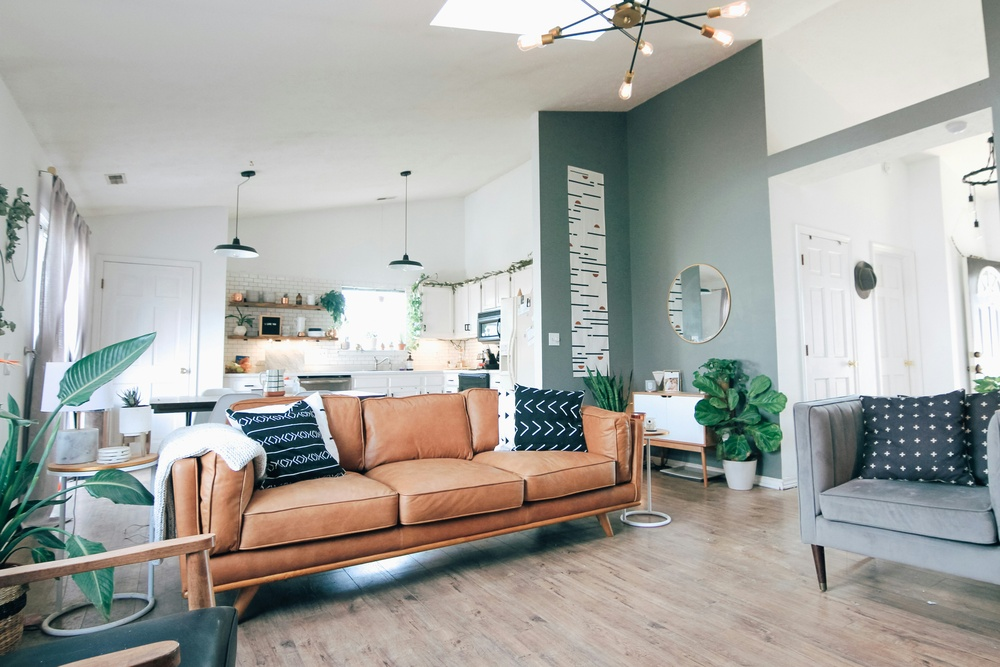
#> input picture input/1_negative_image_1.jpg, 1000 x 667 px, shrunk from 4708 x 3139 before the run
$ python -i intensity_level_slicing.py   (imports and definitions only)
#> lines starting #> are read from the running program, lines starting #| are printed output that depends on the picture; after the words box and inside, x2 and y2 are one past the last pixel; in counts of white or black regions, pixels touching at a corner belong together
### src/utils.py
"""Shared helpers for uint8 images (grayscale or RGB, channel-last)."""

from __future__ import annotations

import numpy as np

EPS = 1e-9


def is_grayscale(image: np.ndarray) -> bool:
    return image.ndim == 2 or (image.ndim == 3 and image.shape[2] == 1)


def to_uint8(image: np.ndarray) -> np.ndarray:
    return np.clip(np.rint(image), 0, 255).astype(np.uint8)


def to_float01(image: np.ndarray) -> np.ndarray:
    return image.astype(np.float64) / 255.0


# [4 lines left out: function squeeze_gray, not called in this run]

### src/methods/intensity_level_slicing.py
"""Intensity level slicing: highlight pixels in [low, high] on a scalar intensity or V channel (RGB)."""

from __future__ import annotations

import cv2
import numpy as np

from src.utils import is_grayscale, squeeze_gray, to_uint8


def intensity_level_slicing(
    image: np.ndarray,
    low: int = 100,
    high: int = 200,
    *,
    preserve_background: bool = False,
    use_value_channel: bool = True,
) -> np.ndarray:
    """Map intensities: pixels inside [low, high] go to 255, outside to 0 (binary slice).

    If `preserve_background` is True, values outside the range keep their original
    intensity (grayscale) or are unchanged in HSV and converted back (RGB, when
    `use_value_channel` is True).
    Grayscale: operates on 2D intensity. RGB: if `use_value_channel` (default),
    slicing applies to V in HSV; otherwise converts to gray for the mask and applies
    to all channels of the result for display (optional pattern).
    """
#> called with low = 100, high = 200, preserve_background = False, use_value_channel = True
    if image.dtype != np.uint8:
        raise TypeError("image must be uint8")
    low, high = int(np.clip(low, 0, 255)), int(np.clip(high, 0, 255))
    if low > high:
        low, high = high, low

    if is_grayscale(image):
        g = squeeze_gray(image)
        m = (g >= low) & (g <= high)
        if preserve_background:
            out = g.copy().astype(np.uint8)
            out[m] = 255
            return out if g.ndim == 2 else out[:, :, np.newaxis]
        out = np.where(m, 255, 0).astype(np.uint8)
        return out if g.ndim == 2 else out[:, :, np.newaxis]

    if use_value_channel:
        hsv = cv2.cvtColor(image, cv2.COLOR_RGB2HSV)
#> hsv: shape (667, 1000, 3); mean H, S, V 53.3, 37.2, 176.3
        v = hsv[:, :, 2]
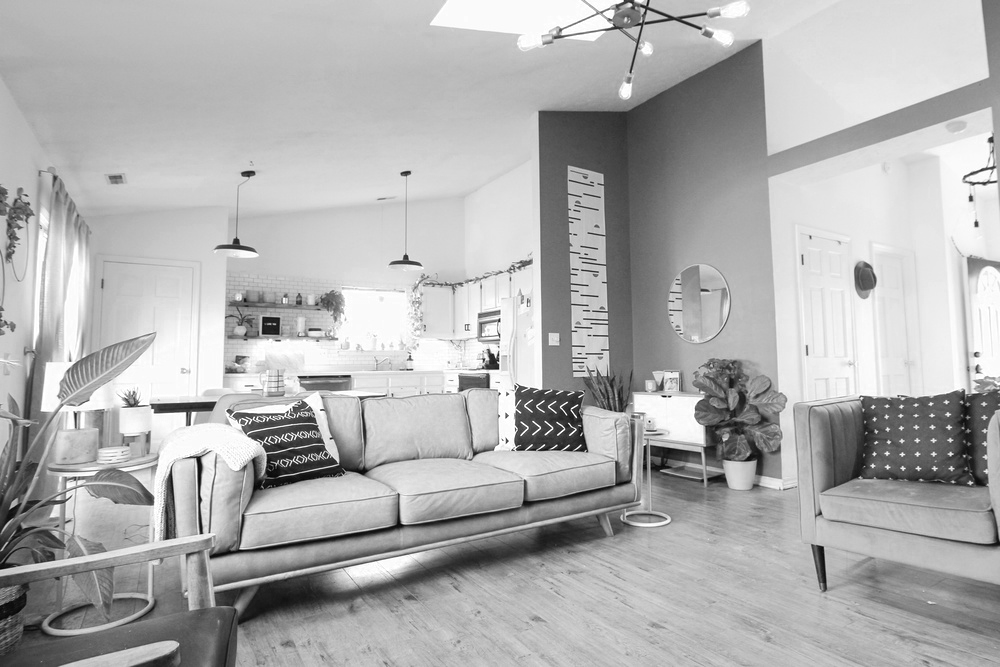
#> v: shape (667, 1000); min 3, max 255, mean 176.3
        m = (v >= low) & (v <= high)
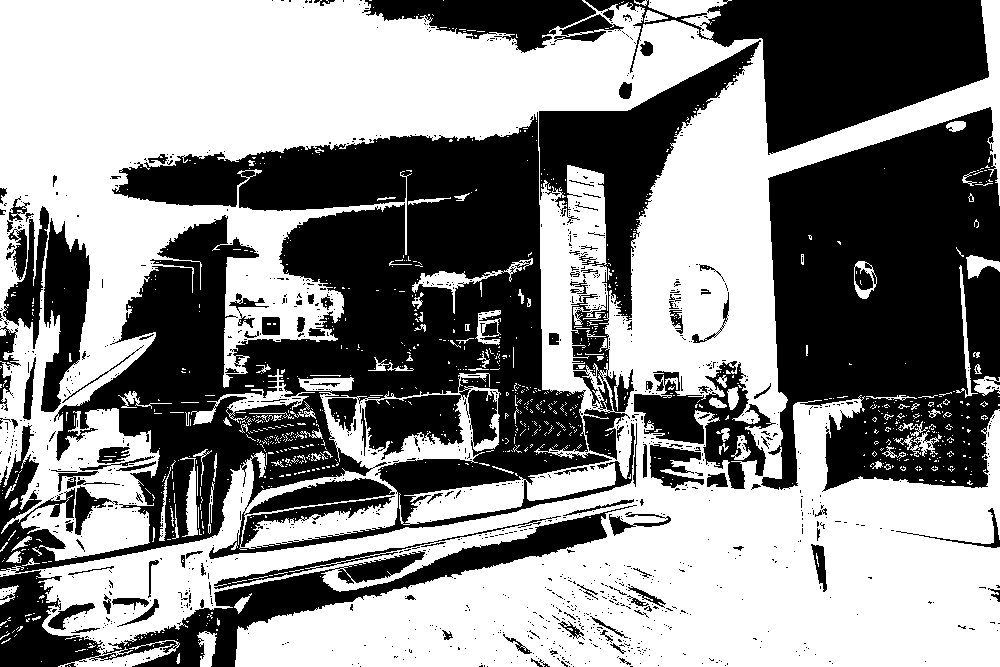
#> m: shape (667, 1000) bool; 54.1% white; 1240 black regions (1111 under 20 px), largest, box (x1, y1, x2, y2) and area: (0, 112, 635, 573) 128412, (761, 107, 1000, 492) 68870, (585, 0, 989, 155) 28926
        if preserve_background:
            hsv2 = hsv.copy()
            hsv2[:, :, 2] = np.where(m, 255, v)
        else:
            hsv2 = hsv.copy()
            hsv2[:, :, 2] = np.where(m, 255, 0)
#> hsv2: shape (667, 1000, 3); mean H, S, V 53.3, 37.2, 138
        return cv2.cvtColor(hsv2, cv2.COLOR_HSV2RGB)
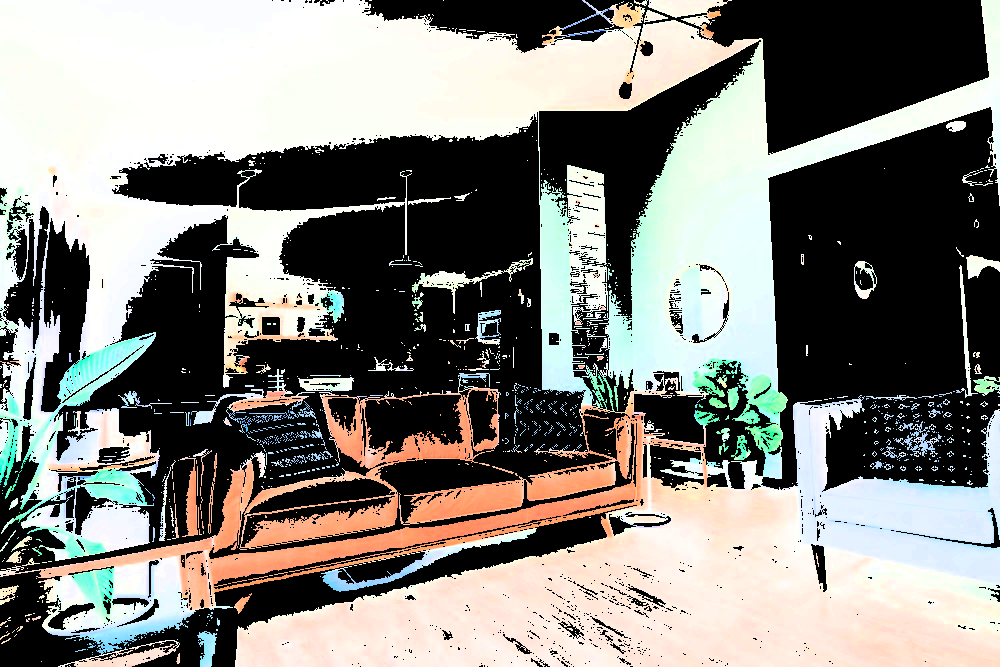
#> returned value: shape (667, 1000, 3); mean R, G, B 131, 129.9, 124.2

    g = cv2.cvtColor(image, cv2.COLOR_RGB2GRAY)
    m = (g >= low) & (g <= high)
    if preserve_background:
        return to_uint8(
            np.dstack(
                [np.where(m, 255, image[:, :, i]) for i in range(3)]
            )
        )
    return to_uint8(np.dstack([np.where(m, 255, 0)] * 3))

>>> import cv2
>>> picture = cv2.cvtColor(cv2.imread('../../input/1_negative_image_1.jpg'), cv2.COLOR_BGR2RGB)
>>> result = intensity_level_slicing(picture)

$ run again, on input/2_gamma_image_1.jpg
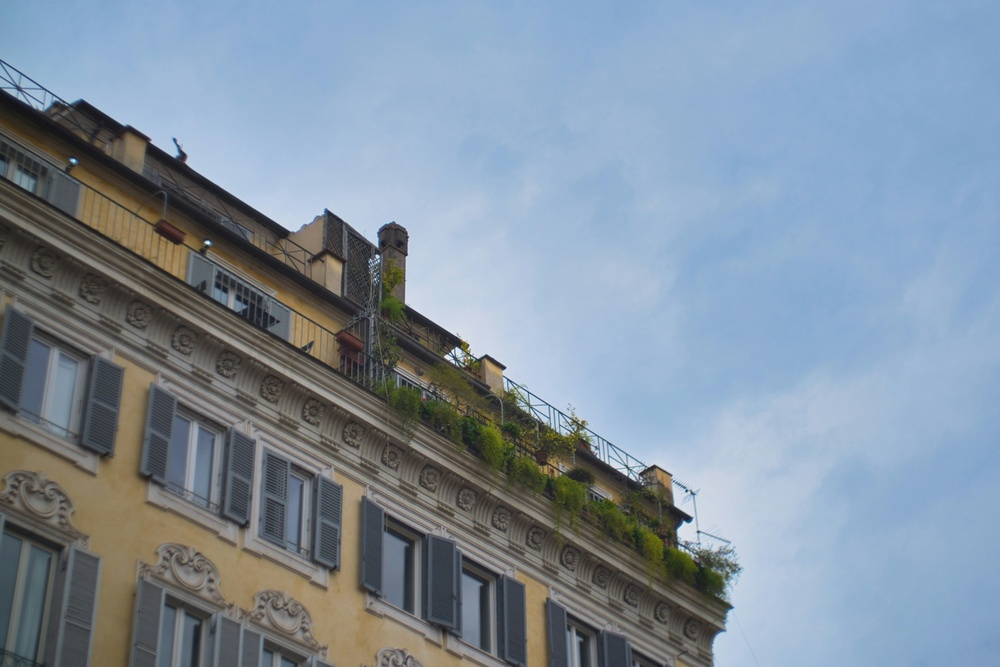
#> input picture input/2_gamma_image_1.jpg, 1000 x 667 px, shrunk from 5553 x 3702 before the run
#> hsv: shape (667, 1000, 3); mean H, S, V 84.1, 60.7, 163.7
#> in intensity_level_slicing, `m = (v >= low) & (v <= high)`:
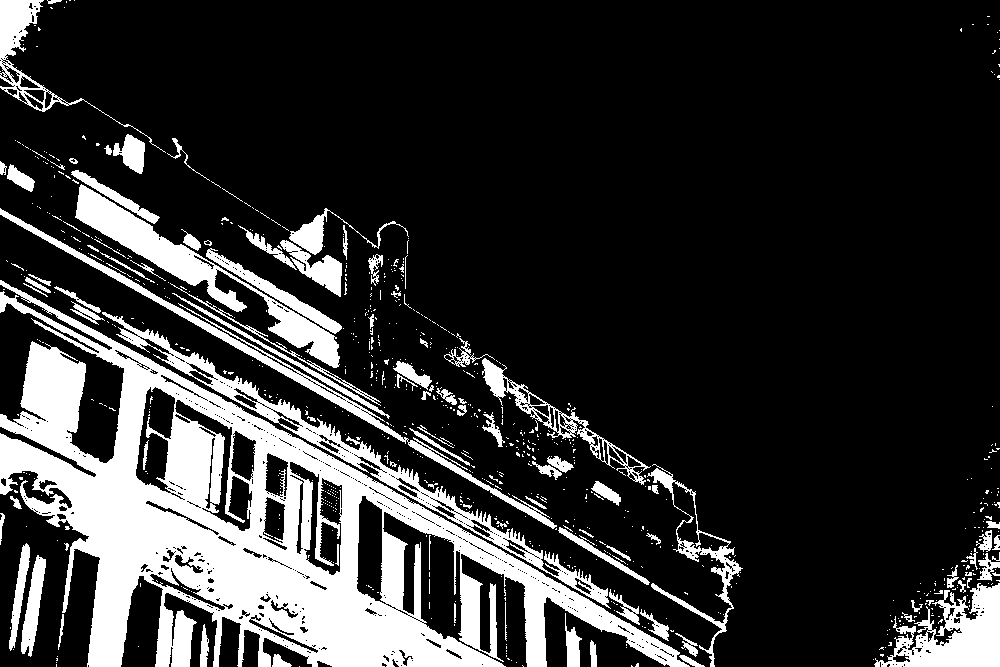
#> m: shape (667, 1000) bool; 20% white; 796 white regions (693 under 20 px), largest, box (x1, y1, x2, y2) and area: (0, 280, 690, 667) 80216, (102, 312, 611, 609) 7891, (75, 184, 340, 368) 7410
#> hsv2: shape (667, 1000, 3); mean H, S, V 84.1, 60.7, 51.1
#> in intensity_level_slicing, `return cv2.cvtColor(hsv2, cv2.COLOR_HSV2RGB)`:
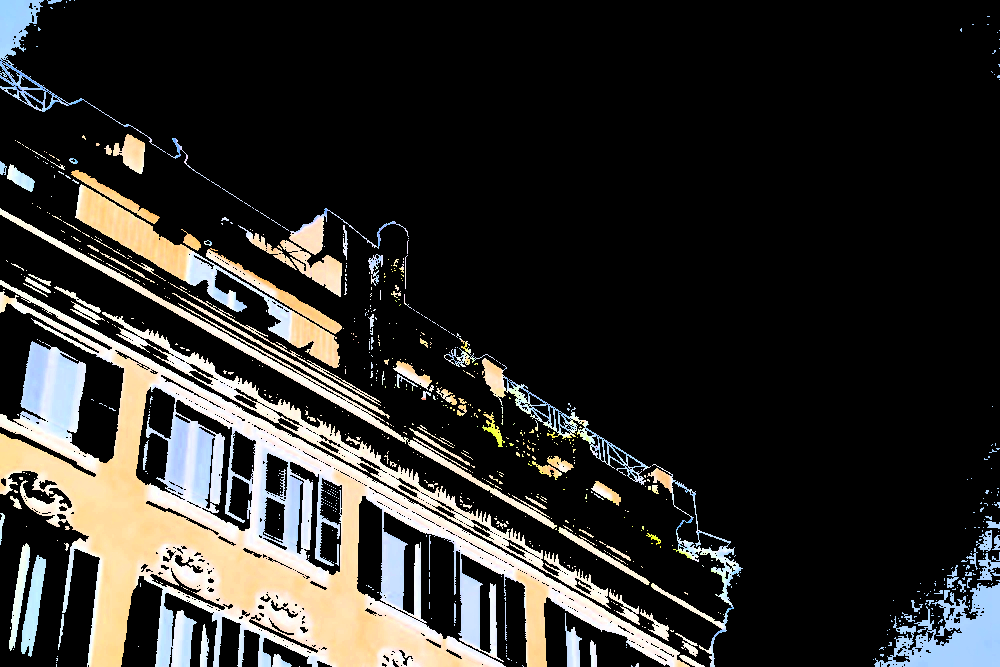
#> returned value: shape (667, 1000, 3); mean R, G, B 47.8, 46.6, 43.7
